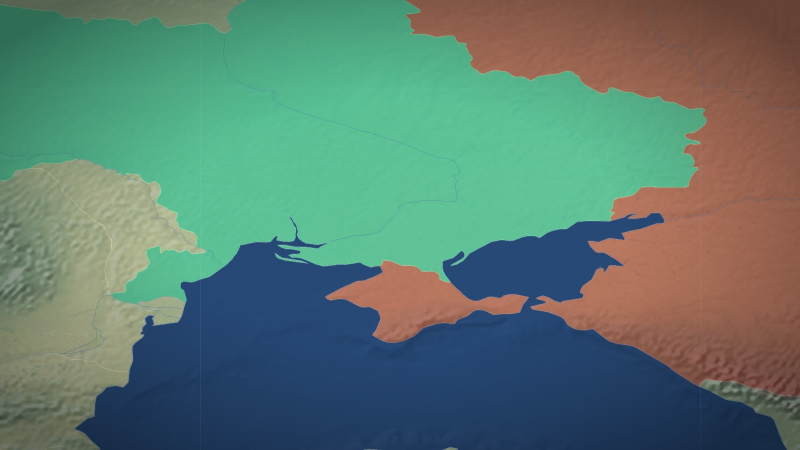
#> input picture assembler/template/karta_brifing_data/base_map.jpg, 1600 x 900 px (shown at 1/2 size)
$ python wm_sheet.py karta_brifing_data/base_map.jpg
#> lines starting #> are read from the running program, lines starting #| are printed output that depends on the picture
#!/usr/bin/env python3
# -*- coding: utf-8 -*-
"""ЛИСТ НА ЗАМОЩЁННОЕ КЛЕЙМО АПСКЕЙЛЕРА (Magnific и родня).

    python3 wm_sheet.py <папка | файлы…> [--out wm.jpg] [--cols 4]

ЗАЧЕМ. Клеймо апскейлера — не угловой логотип, а полупрозрачная надпись,
ЗАМОЩЁННАЯ по всему кадру. На обычном контактном листе его не видно совсем:
контраст надписи к небу — единицы уровней из 255. Поймано 04.11 вкладкой
`usuario-af` в НАШЕЙ ЖЕ базе кадров (4 файла в двух папках), то есть часть
базы собрана через апскейлер.

ПОЧЕМУ ЛИСТ, А НЕ ПРОВЕРКА ЧИСЛОМ. Автоматику пробовали трижды и она не
отделяет: OCR и спектр отвергнуты ещё раньше, а 04.11 проверены ещё два
подхода на той же папке из десяти файлов — доля энергии в «текстовых»
частотах (помеченные 0,23 и 0,25 против чистых 0,35 и 0,26 — не отделяет)
и пик автокорреляции (помеченные 0,65 и 0,12 против чистого 0,27 — не
отделяет). Глазом же на вытянутом по контрасту ровном участке клеймо
читается мгновенно. Поэтому инструмент делает ровно одно: вытягивает те
участки, где клеймо видно, и складывает их в лист.

КАК СМОТРЕТЬ. На плитке листа ищешь ПОВТОРЯЮЩУЮСЯ по диагонали надпись
(«Magnific», «Phil and Garth .com», что угодно). Нашёл — файл в бан:
    python3 ~/.claude/skills/news-video/template/ban_file.py <файл>
Ровный шум и разводы — это не клеймо, а зерно и JPEG.
"""
import argparse
import glob
import os
import sys

BLOCK = 320


def _flattest(im, n=BLOCK):
    """Самый ровный квадрат кадра: там нет деталей и клеймо не маскируется."""
    import numpy as np
    a = np.asarray(im.convert("L"), dtype=np.float32)
    H, W = a.shape
    best, bv = (0, 0), 1e9
    for y in range(0, max(1, H - n), max(40, n // 4)):
        for x in range(0, max(1, W - n), max(40, n // 4)):
            b = a[y:y + n, x:x + n]
            if b.shape != (n, n):
                continue
            v = float(abs(b - b.mean()).mean())
            if v < bv:
                bv, best = v, (y, x)
    return best, bv


def tile_for(path):
#> called with path = 'karta_brifing_data/base_map.jpg'
    from PIL import Image, ImageFilter, ImageDraw, ImageOps
    im = Image.open(path).convert("RGB")
#> im is the input picture: PIL image 1600x900 RGB; mean R, G, B 91.7, 123.1, 111.2
    w, h = im.size
#> w = 1600; h = 900
    k = 1600.0 / max(w, h)
#> k = 1
    if k < 1:
        im = im.resize((int(w * k), int(h * k)), Image.LANCZOS)
    (y, x), flat = _flattest(im)
#> in _flattest, `a = np.asarray(im.convert("L"), dtype=np.float32)`:
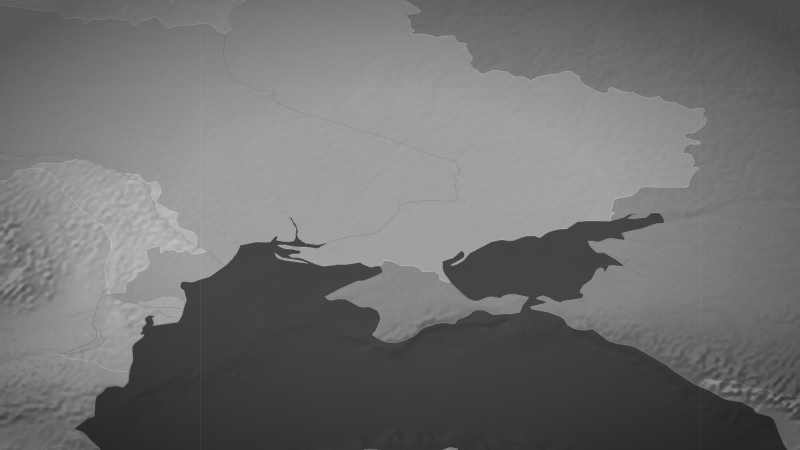
#> a: shape (900, 1600) float32 (shown at 1/2 size); min 34, max 211, mean 112.3
#> after the loop in _flattest, `for y in range(0, max(1, H - n), max(40, n // 4)):`: best = (160, 640); bv = 1.98
#> y = 160; x = 640; flat = 1.98
    crop = im.crop((x, y, x + BLOCK, y + BLOCK)).convert("L")
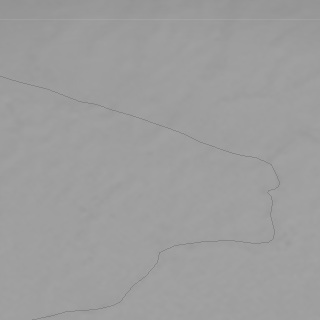
#> crop: PIL image 320x320 L; min 127, max 170, mean 157.7
    # высокие частоты = кадр минус сильно размытая копия; клеймо живёт тут
    hp = Image.fromarray(
        _hp(crop)).convert("L")
    hp = ImageOps.autocontrast(hp, cutoff=0.5)
    out = hp.convert("RGB")
    d = ImageDraw.Draw(out)
    name = os.path.basename(path)[:26]
    d.rectangle([0, 0, BLOCK, 22], fill=(0, 0, 0))
    # ШРИФТ БЕРЁМ СВОЙ: у PIL по умолчанию нет кириллицы, и подпись на листе
    # выходит квадратиками (поймано на первом же листе 04.11).
    d.text((4, 4), "%s  ровность %.1f" % (name, flat), fill=(255, 230, 60),
           font=_font())
    return out


def _font(size=15, _c={}):
    from PIL import ImageFont
    if "f" not in _c:
        p = os.path.join(os.path.dirname(os.path.abspath(__file__)),
                         "fonts", "RobotoCondensed-Bold.ttf")
        try:
            _c["f"] = ImageFont.truetype(p, size)
        except Exception:
            _c["f"] = ImageFont.load_default()
    return _c["f"]


def _hp(gray):
    import numpy as np
    from PIL import ImageFilter
    a = np.asarray(gray, dtype=np.float32)
#> a: shape (320, 320) float32
    b = np.asarray(gray.filter(ImageFilter.GaussianBlur(5)), dtype=np.float32)
    d = a - b
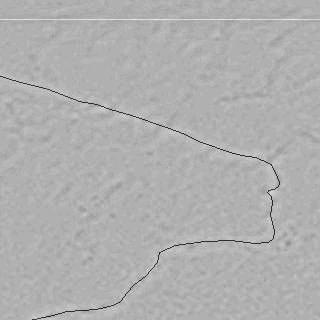
#> d: shape (320, 320) float32; min -29, max 13, mean -0.012; drawn with min black and max white
    d = d - d.min()
    m = d.max() or 1.0
#> m = 42
    return (d * (255.0 / m)).astype("uint8")


def main():
    ap = argparse.ArgumentParser()
    ap.add_argument("paths", nargs="+")
    ap.add_argument("--out", default="wm.jpg")
    ap.add_argument("--cols", type=int, default=4)
    a = ap.parse_args()
    files = []
    for p in a.paths:
        if os.path.isdir(p):
            for e in ("jpg", "jpeg", "png", "webp"):
                files += sorted(glob.glob(os.path.join(p, "*." + e)))
        elif os.path.isfile(p):
            files.append(p)
    if not files:
        sys.exit("нечего смотреть: файлов не нашёл")
    from PIL import Image
    tiles = [tile_for(f) for f in files]
#> in tile_for, `hp = ImageOps.autocontrast(hp, cutoff=0.5)`:
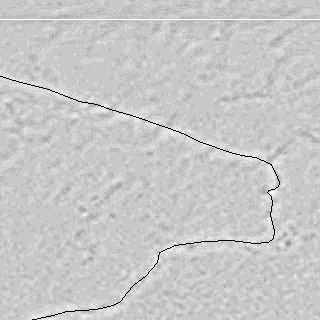
#> hp: PIL image 320x320 L; min 0, max 255, mean 199.9
#> tiles = 1 item
    cols = max(1, a.cols)
    rows = (len(tiles) + cols - 1) // cols
#> rows = 1
    sheet = Image.new("RGB", (cols * BLOCK, rows * BLOCK), (0, 0, 0))
#> sheet: PIL image 1280x320 RGB; every value is 0
    for i, t in enumerate(tiles):
        sheet.paste(t, ((i % cols) * BLOCK, (i // cols) * BLOCK))
#> this loop made 1 pass
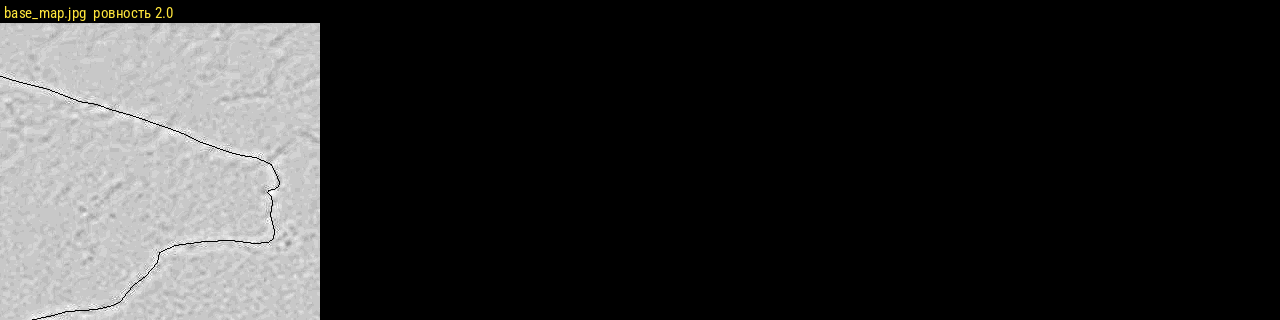
#> sheet: PIL image 1280x320 RGB; mean R, G, B 46.7, 46.7, 46.5
    sheet.save(a.out, quality=92)
    print("лист на клеймо апскейлера: %d файлов → %s" % (len(files), a.out))
    print("смотри ПОВТОРЯЮЩУЮСЯ по диагонали надпись; нашёл — ban_file.py")
    return 0


if __name__ == "__main__":
    sys.exit(main())
#> (the program exits here)
